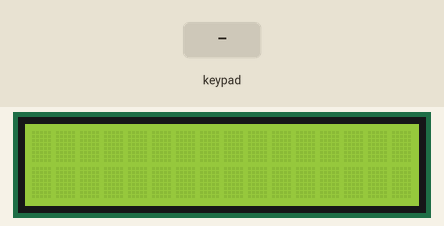
This sketch was run on a simulated Arduino Uno, built with avr-gcc and run on an emulated ATmega328P. Parts: 16×2 character LCD. The inputs (shaded band) are chosen by the test bench.

Above: at 1.2 s.
1.3 s: keypad keys 4 5 6 7 * pressed 0.4 s apart
At 4.1 s:
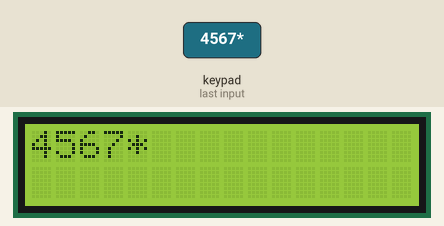
4.8 s: key '/' pressed
6.3 s: key '*' pressed
At 6.9 s:
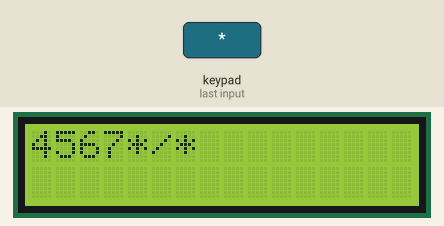
7.8 s: keypad keys 1 3 9 7 * pressed 0.4 s apart
At 10.4 s:
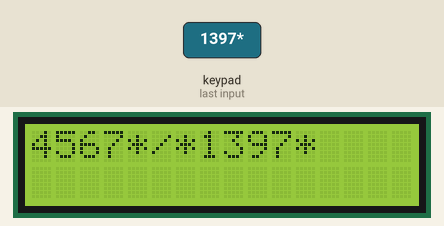
11.3 s: key '+' pressed
At 11.9 s:
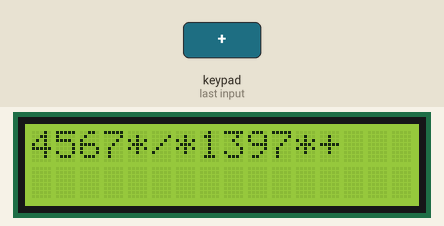
12.8 s: keypad keys 7 + 5 = pressed 0.4 s apart
At 14.9 s:
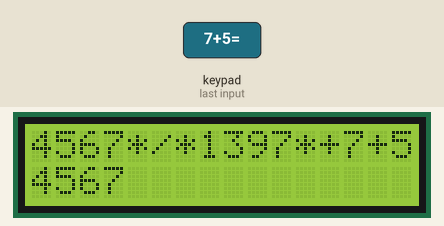
Timing chart, 0 to 16.4 s (numbered marks = the images above; inputs shaded):
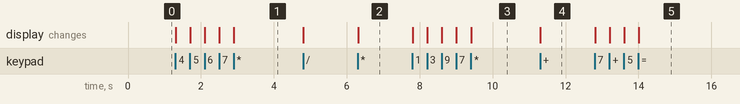

The sketch:

Arduino_Keypad_with_LCD.ino
```cpp
#include <LiquidCrystal.h>
#include <Keypad.h>
// #include <LiquidCrystal_I2C.h>

// Initialize the LCD
LiquidCrystal lcd(3, 2, 9, 10, 11, 12);
// LiquidCrystal_I2C lcd(0x27,16,2);

// Define the keys present on the keypad
char keys[4][4] = {
  {'7', '8', '9', '/'},
  {'4', '5', '6', '*'},
  {'1', '2', '3', '-'},
  {'c', '0', '=', '+'}
};

// Specify the pins used for the rows and columns of the keypad
byte rowPins[] = {A3, A2, A1, A0};
byte colPins[] =  {4, 5, 6, 7};

// Initialize the keypad
Keypad keypad = Keypad(makeKeymap(keys), rowPins, colPins, 4, 4);

// Variables for input handling and calculations
String takeInputasString = ""; // Increased size to handle larger numbers and prevent overflow
long result = 0;

void setup() {
  lcd.begin(16, 2); // Initialize the LCD
  // lcd.init();
  lcd.clear();      // Clear the LCD
}

void loop() {
  char input = keypad.getKey(); // Read the input from the keypad

  if (input) {
    // Check for clear operation
    if (input == 'c') {
      // Clear the input and reset the calculator
      takeInputasString = "";
      result = 0;
      lcd.clear();
    }
    // Check for equals operation
    else if (input == '=') {
      // Perform the calculation and display the result
      result = calculateExpression(takeInputasString);
      lcd.setCursor(0, 1);
      lcd.print(result);

      // Reset the input string to the result
      takeInputasString = String(result);
    }
    // Numeric input or operator
    else {
      // Append the current numeric input or '.' to the input string
      takeInputasString += input;
      lcd.clear();
      lcd.print(takeInputasString); // Display the current input string
    }
  }
}

// Function for expression calculation
int calculateExpression(String expression) {
  int result = 0;
  int operand = 0;
  char operation = '+';
  bool validExpression = true;

  // Loop through each character in the expression
  for (size_t i = 0; i < expression.length(); ++i) {
    char currentChar = expression.charAt(i);

    // Check if the character is a digit
    if (isdigit(currentChar)) {
      operand = operand * 10 + (currentChar - '0');
    }
    // Check if the character is an operator
    else if (currentChar == '+' || currentChar == '-' || currentChar == '*' || currentChar == '/') {
      // Check for consecutive operators which indicate an invalid expression
      if (i > 0 && (expression.charAt(i - 1) == '+' || expression.charAt(i - 1) == '-' ||
                    expression.charAt(i - 1) == '*' || expression.charAt(i - 1) == '/')) {
        validExpression = false;
        break;  // Exit the loop for an invalid expression
      }

      // Perform the operation based on the current operator
      result = performOperation(result, operand, operation);
      operand = 0;
      operation = currentChar;
    }
  }

  // Perform the last operation if the expression is valid
  if (validExpression) {
    result = performOperation(result, operand, operation);
  } else {
    // Print an error message for an invalid expression
    Serial.println("Invalid expression");
  }

  return result;
}

// Function to perform a basic arithmetic operation
int performOperation(int result, int operand, char operation) {
  switch (operation) {
    case '+':
      return result + operand;
    case '-':
      return result - operand;
    case '*':
      return result * operand;
    case '/':
      if (operand != 0) {
        return result / operand;
      } else {
        // Handle division by zero
        Serial.println("Division by zero");
        return 0;
      }
    default:
      return operand; // Default case for the first operand
  }
}
```

Measured:
- after the input at 1.3 s, the display: first changes at once (image 1 shows a later state)
- after the input at 6.3 s, the display: changes at once (image 2)
- after the input at 7.8 s, the display: first changes at once (image 3 shows a later state)
- after the input at 11.3 s, the display: changes at once (image 4)
- after the input at 12.8 s, the display: first changes at once (image 5 shows a later state)
